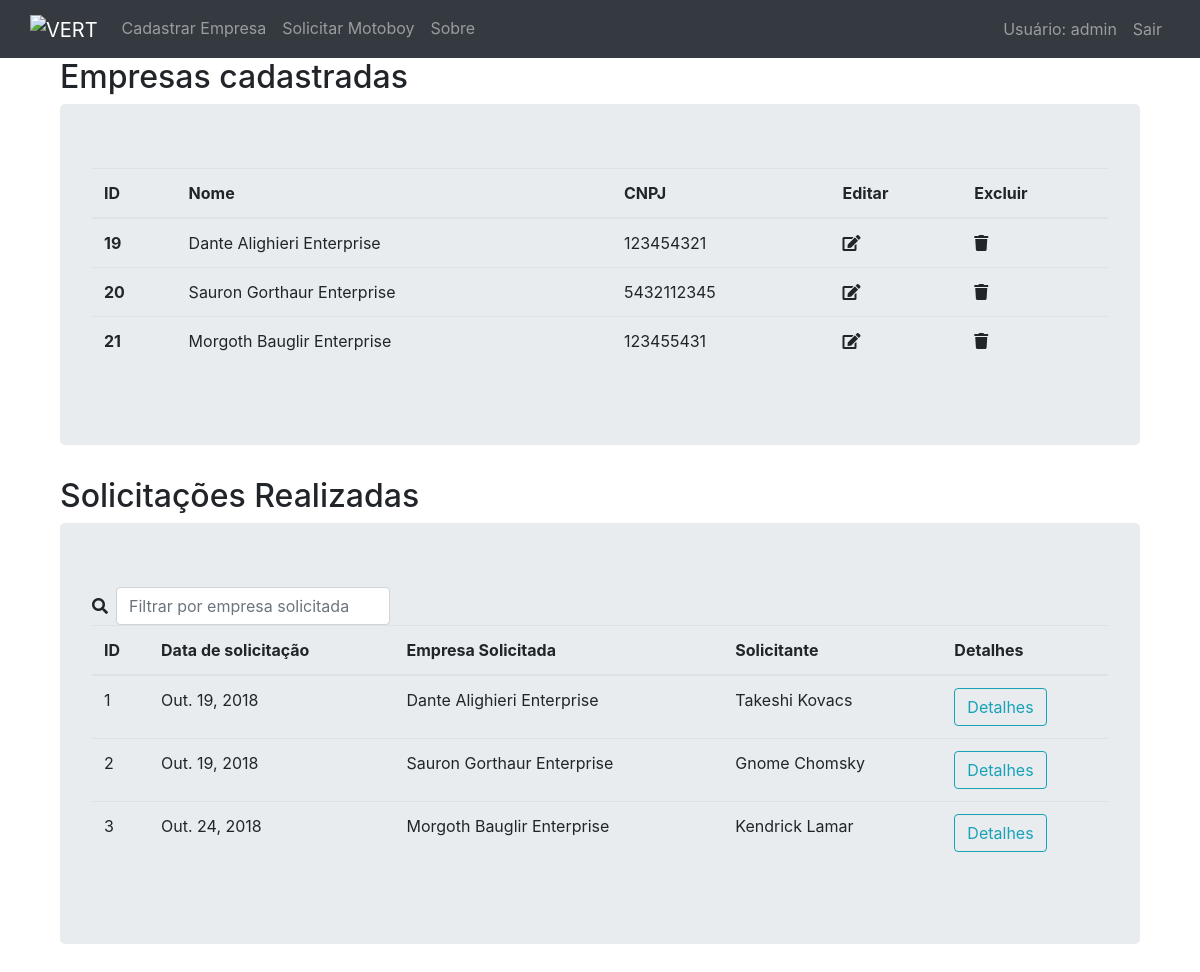
Page / (signed in) on the earlier database version.
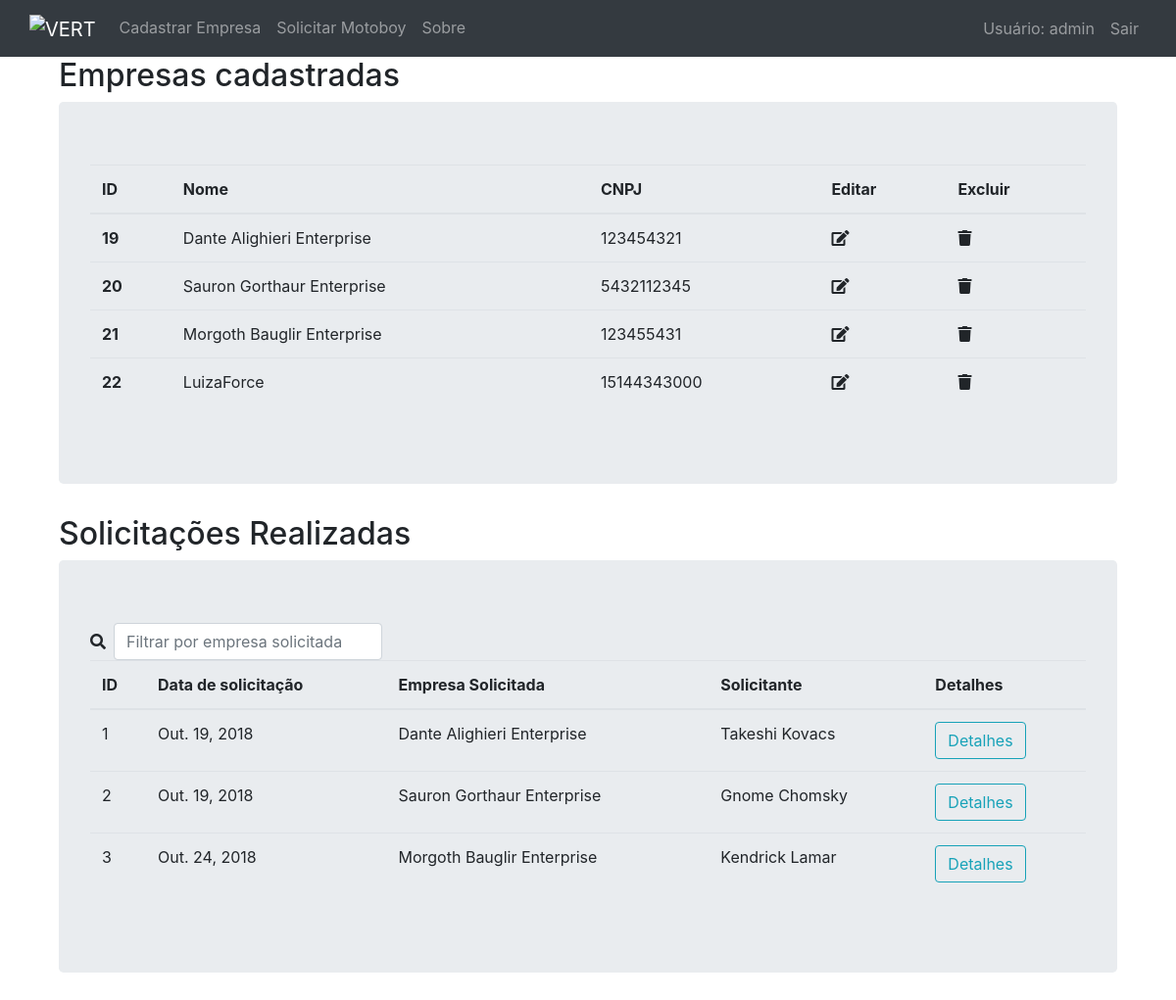
Same page on the later database version.
### solicitacao/models.py (models this page shows, shortened)
class Empresa(models.Model):
    nome = models.CharField(max_length=30)
    cnpj = models.CharField(max_length=25, unique=True)
    '''O 'unique=True' impede CNPJs duplicados
    '''
    def __str__(self):
        return self.nome

class Solicitacao(models.Model):
    class Meta:
        verbose_name_plural = "Solicitações"  # Mostra plural correto no '/admin'
    empresa = models.ForeignKey(Empresa, on_delete=models.CASCADE, related_name='empresa_id')
    data = models.DateField(default=date.today)
    solicitante = models.CharField(max_length=30)
    endereco_origem = models.CharField(max_length=50)
    contato_origem = models.CharField(max_length=30)
    servico = models.TextField()
    endereco_destino = models.CharField(max_length=30)
    contato_destino = models.CharField(max_length=30)
    observacoes = models.TextField()

### solicitacao/views.py (the view)
# urls.py: path('', views.index, name='index'),
@login_required(login_url='login')  # Redir. p/ login usuário deslogado
def index(request):
    cadastros = Empresa.objects.all()
    solicitacoes = Solicitacao.objects.all()
    return render(request, 'index.html', {
        'cadastros': cadastros,
        'solicitacoes': solicitacoes,
        'user': request.user.username,
    })

### solicitacao/templates/index.html (shortened to what this page needs)
{% extends "layouts/base.html" %}
{% block content %}
<div class="container">
    <h2>Empresas cadastradas</h2>
    <div class="jumbotron">
        <table class="table">
            <thead>
                <th>ID</th>
                <th>Nome</th>
                <th>CNPJ</th>
                <th>Editar</th>
                <th>Excluir</th>
            </thead>
            <tbody>
                {% for cadastro in cadastros %}
                <tr>
                    <th scope="row">{{cadastro.pk}}</th>
                    <td>{{ cadastro.nome }}</td>
                    <td>{{ cadastro.cnpj }}</td>
                    <td><span id="btn-edit" class="btn-acao" value="{{ cadastro.pk }}"><i class="fas fa-edit"></i></span></td>
                    <td><span id="btn-delete" class="btn-acao" value="{{ cadastro.pk }}"><i class="fas fa-trash"></i></span></td>
                </tr>
                {% endfor %}
            </tbody>
        </table>
    </div>
    <h2>Solicitações Realizadas</h2>
    <div class="jumbotron">
        <div class="input-group">
            <form class="form-inline">
                <i class="fa fa-search"></i>
                <input class="form-control ml-2" type="text" value="{{ solicitacao.pk }}" id="busca-empresa" onkeyup="buscaEmpresa()" placeholder="Filtrar por empresa solicitada">
            </form>
        </div>
        <table id="tabela-solicitacoes" class="table">
            <thead>
                <th>ID</th>
                <th>Data de solicitação</th>
                <th id=>Empresa Solicitada</th>
                <th>Solicitante</th>
                <th>Detalhes</th>
            </thead>
            <tbody>
                {% for solicitacao in solicitacoes %}
                <tr>
                    <td>{{ solicitacao.pk }}</td>
                    <td>{{ solicitacao.data }}</td>
                    <td>{{ solicitacao.empresa }}</td>
                    <td>{{ solicitacao.solicitante }}</td>
                    <td><a href="{% url 'detalhes_solicitacao' pk=solicitacao.pk %}" class="btn btn-outline-info">Detalhes</td>
                </tr>
                {% endfor %}
            </tbody>
        </table>
    </div>
</div>
{% endblock content %}

### solicitacao/templates/layouts/base.html (shortened to what this page needs)
<!DOCTYPE html>
<html lang="en">
    <head>
        <link rel="stylesheet" href="https://maxcdn.bootstrapcdn.com/bootstrap/4.0.0/css/bootstrap.min.css"
>
        <link rel="stylesheet" href="https://use.fontawesome.com/releases/v5.4.1/css/all.css"
>
    </head>
    <body>
        {% include "layouts/navbar.html" %}
        <div class="container">
            {% block content %}{% endblock content %}
        </div>
    </body>
</html>

### solicitacao/templates/layouts/navbar.html
{% block navbar %}
<nav class="navbar navbar-expand navbar-dark bg-dark">
    <div class="container">
        <ul class="navbar-nav">
            <a class="navbar-brand" href="/"><img src="http://blog.vert-capital.com/wp-content/themes/vert/images/logo-vert.png"alt="VERT"></a>
            <li class="nav-item {{ cadastro_active }}">
                <a class="nav-link" href="/cadastro_empresa">Cadastrar Empresa</a>
            </li>
            <li class="nav-item {{ solicitacao_active }}">
                <a class="nav-link" href="/solicitacao_motoboy">Solicitar Motoboy</a>
            </li>
            <li class="nav-item {{ sobre_active }}">
                <a class="nav-link" href="/sobre">Sobre</a>
            </li>
        </ul>
        <ul class="navbar-nav">
            <li class="nav-item">
                <a class="nav-link" href="#">Usuário: {{user}}</a>
            </li>
            <li class="nav-item">
                <a class="nav-link" href="/logout">Sair</a>
            </li>
        </ul>
    </div>
</nav>
{% endblock navbar %}

Differences in the rows shown:
added Empresa: pk "22", nome "LuizaForce", cnpj "15144343000"
